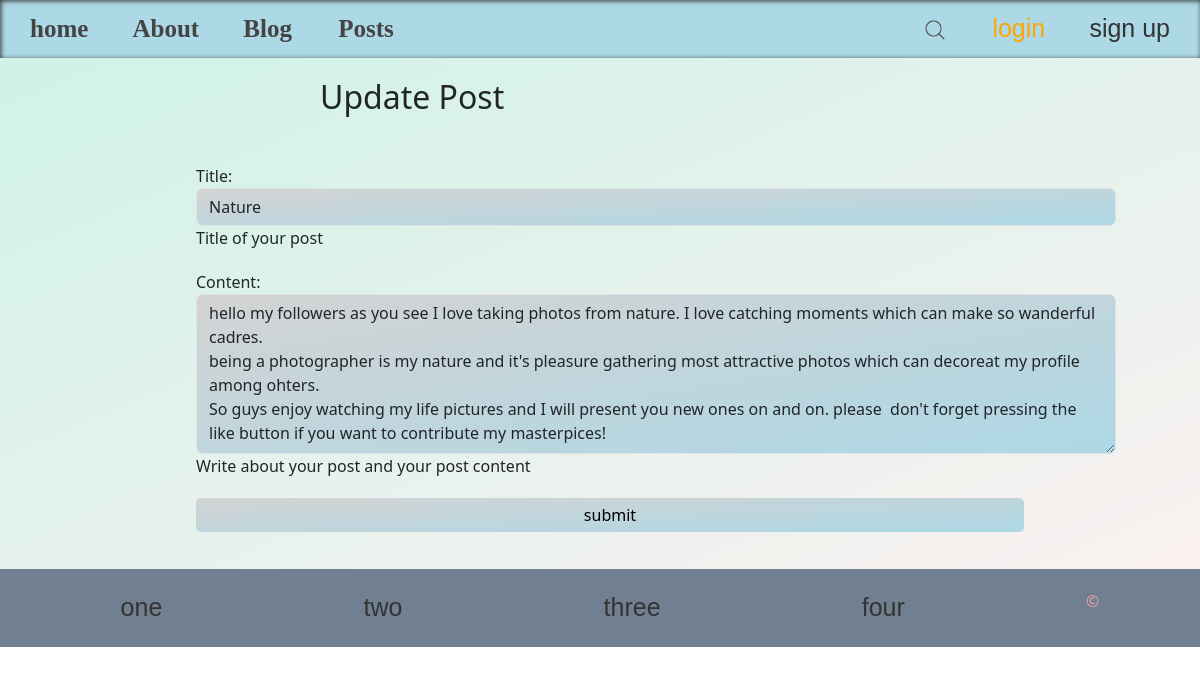
/posts/update-post/8, run on the app's committed database.
### posts/models.py (models this page shows, shortened)
class Posts(models.Model):
    title = models.CharField(max_length=90)
    content = models.TextField()
    date_posted = models.DateField(auto_now_add=True)
    author = models.ForeignKey(User, on_delete=models.CASCADE)
    class Meta:
        verbose_name_plural = 'Posts'
        ordering = ('date_posted',)

### posts/views.py (the view)
# urls.py: path('update-post/<int:pk>', update_post, name='update-post'),
def update_post(request, pk):
    post = Posts.objects.get(id=pk)
    form = PostsForm(instance=post)
    if request.method == 'POST':
        form = PostsForm(request.POST, instance=post)
        if form.is_valid():
            form.save()
            messages.success(request, 'post is updated successfully')
            return redirect('posts')
    return render(request, 'update-post.html', context={'form': form})

### posts/forms.py
class PostsForm(forms.ModelForm):
    title = forms.CharField(help_text="Title of your post",widget=forms.TextInput(
        attrs={'class': 'form-control', 'placeholder': 'Title'}))
    content = forms.CharField(help_text="Write about your post and your post content", widget=forms.Textarea(
        attrs={'class': 'form-control', 'placeholder': 'Give some ideas here...'}))
    class Meta():
        model = Posts
        fields = ('title', 'content')

### posts/templates/update-post.html (shortened to what this page needs)
{%extends 'base.html'%}
{%load static%}
{%block content%}
    <h2 class="info">Update Post</h2>
    {%include 'form_snippets.html' with form=form%}
{%endblock%}

### templates/form_snippets.html (shortened to what this page needs)
<div class="form-wrapper">
    <form method="POST" enctype="multipart/form-data">
        {{form.as_p}}
        {%if btn_text%}
            <input type="submit" value="{{ btn_text }}" />
        {%else %}
            <input type="submit" value="submit" />
        {%endif%}
    </form>
</div>

### static/styles/navbar.css (style rules this page uses)
* { padding: 0; margin: 0; transition: 0.5s; }

### templates/form_snippets.html (style rules this page uses)
.info { padding: 20px 0 0 20rem; }
form { width: 80%; margin-left: 11rem; padding: 20px 20px 2.35rem 20px; }
input, textarea { width: 90%; padding: 5px 10px; background: linear-gradient(to right bottom, lightgray, lightblue); border: none; outline: none; border-radius: 5px; }
input, label, textarea { display: block; }
label, input[type='submit'] { margin-top: 20px; cursor: pointer; }
textarea { height: 10rem; }

### data on the page
Posts: title "Nature", content "hello my followers as you see I love taking photos from nature. I love catching moments which can make so wanderful cadres. being a photographer is my nature and it's pleasure gathering most attractive photos which can decoreat my profile among ohters. So guys enjoy watching my life pictures and I will present you new ones on and on. please don't forget pressing the like button if you want to contribute my masterpices!"
